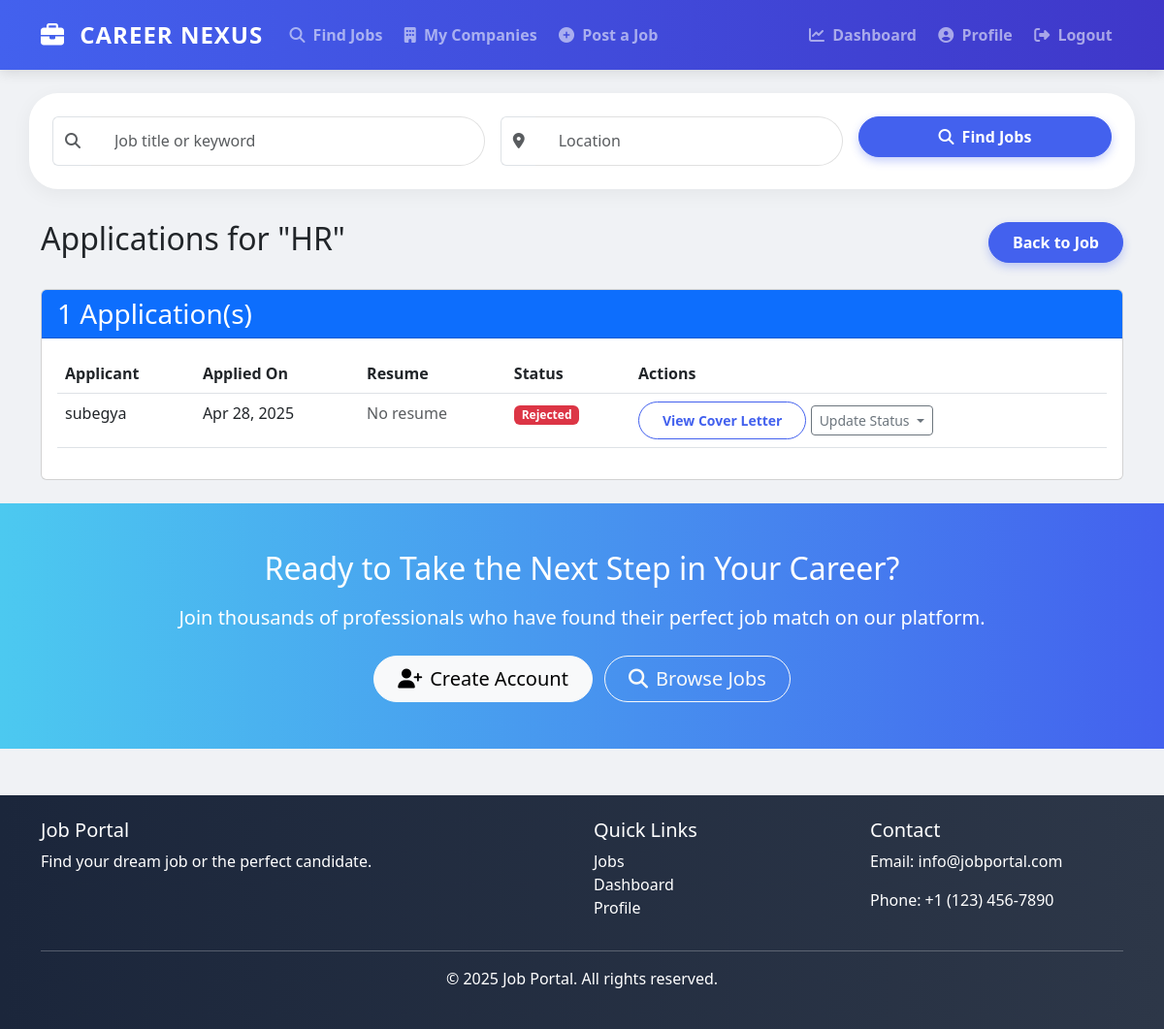
The app's page /jobs/3/applications/ (signed in), older data.
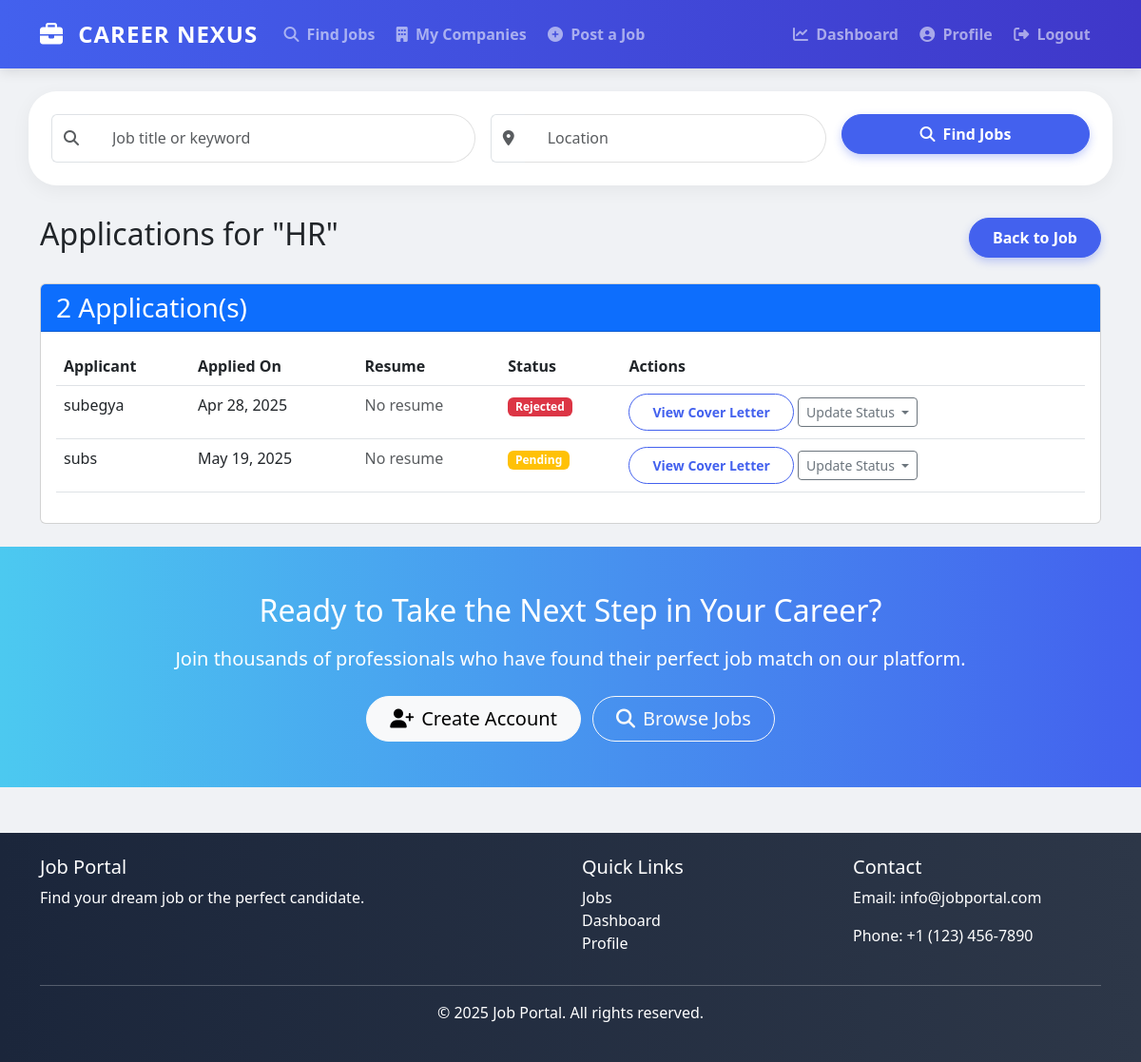
The same page, newer data.
### jobs/models.py (models this page shows, shortened)
class Job(models.Model):
    JOB_TYPE_CHOICES = [
        ('full_time', 'Full Time'),
        ('part_time', 'Part Time'),
        ('contract', 'Contract'),
        ('internship', 'Internship'),
        ('remote', 'Remote'),
    ]
    title = models.CharField(max_length=100)
    company = models.ForeignKey(Company, on_delete=models.CASCADE, related_name='jobs')
    category = models.ForeignKey(Category, on_delete=models.SET_NULL, null=True, related_name='jobs')
    description = models.TextField()
    requirements = models.TextField()
    salary_min = models.IntegerField(blank=True, null=True)
    salary_max = models.IntegerField(blank=True, null=True)
    location = models.CharField(max_length=100)
    job_type = models.CharField(max_length=20, choices=JOB_TYPE_CHOICES)
    posted_by = models.ForeignKey(User, on_delete=models.CASCADE, related_name='posted_jobs')
    created_at = models.DateTimeField(auto_now_add=True)
    deadline = models.DateField()
    is_active = models.BooleanField(default=True)

class Application(models.Model):
    STATUS_CHOICES = [
        ('pending', 'Pending'),
        ('reviewed', 'Reviewed'),
        ('shortlisted', 'Shortlisted'),
        ('rejected', 'Rejected'),
        ('hired', 'Hired'),
    ]
    job = models.ForeignKey(Job, on_delete=models.CASCADE, related_name='applications')
    applicant = models.ForeignKey(User, on_delete=models.CASCADE, related_name='applications')
    cover_letter = models.TextField()
    resume = models.FileField(upload_to='application_resumes/', blank=True, null=True)
    status = models.CharField(max_length=20, choices=STATUS_CHOICES, default='pending')
    applied_at = models.DateTimeField(auto_now_add=True)
    updated_at = models.DateTimeField(auto_now=True)

### jobs/views.py (the view)
# urls.py: path('jobs/<int:job_pk>/applications/', views.manage_applications, name='manage_applications'),
@login_required
def manage_applications(request, job_pk):
    job = get_object_or_404(Job, pk=job_pk, posted_by=request.user)
    applications = job.applications.all()
    return render(request, 'jobs/manage_applications.html', {
        'job': job,
        'applications': applications
    })

### templates/jobs/manage_applications.html (shortened to what this page needs)
{% extends 'base.html' %}
{% block content %}
<div class="d-flex justify-content-between align-items-center mb-4">
    <h2>Applications for "{{ job.title }}"</h2>
    <a href="{% url 'job_detail' job.pk %}" class="btn btn-primary">Back to Job</a>
</div>
{% if applications %}
    <div class="card">
        <div class="card-header bg-primary text-white">
            <h3 class="mb-0">{{ applications.count }} Application(s)</h3>
        </div>
        <div class="card-body">
            <div class="table-responsive">
                <table class="table table-hover">
                    <thead>
                        <tr>
                            <th>Applicant</th>
                            <th>Applied On</th>
                            <th>Resume</th>
                            <th>Status</th>
                            <th>Actions</th>
                        </tr>
                    </thead>
                    <tbody>
                        {% for application in applications %}
                            <tr>
                                <td>{{ application.applicant.username }}</td>
                                <td>{{ application.applied_at|date:"M d, Y" }}</td>
                                <td>
                                    {% if application.resume %}
                                        <a href="{{ application.resume.url }}" target="_blank" class="btn btn-sm btn-outline-primary">View Resume</a>
                                    {% else %}
                                        <span class="text-muted">No resume</span>
                                    {% endif %}
                                </td>
                                <td>
                                    {% if application.status == 'pending' %}
                                        <span class="badge bg-warning">Pending</span>
                                    {% elif application.status == 'reviewed' %}
                                        <span class="badge bg-info">Reviewed</span>
                                    {% elif application.status == 'shortlisted' %}
                                        <span class="badge bg-primary">Shortlisted</span>
                                    {% elif application.status == 'rejected' %}
                                        <span class="badge bg-danger">Rejected</span>
                                    {% elif application.status == 'hired' %}
                                        <span class="badge bg-success">Hired</span>
                                    {% endif %}
                                </td>
                                <td>
                                    <button class="btn btn-sm btn-outline-primary" type="button" data-bs-toggle="collapse" data-bs-target="#coverLetter{{ application.id }}">
                                        View Cover Letter
                                    </button>
                                    <div class="dropdown d-inline-block">
                                        <button class="btn btn-sm btn-outline-secondary dropdown-toggle" type="button" data-bs-toggle="dropdown">
                                            Update Status
                                        </button>
                                    </div>
                                </td>
                            </tr>
                        {% endfor %}
                    </tbody>
                </table>
            </div>
        </div>
    </div>
{% else %}
    <div class="alert alert-info">
        <p>No applications have been submitted for this job yet.</p>
    </div>
{% endif %}
{% endblock %}

### templates/base.html (shortened to what this page needs)
<!DOCTYPE html>
<html lang="en">
<head>
    <link href="https://cdn.jsdelivr.net/npm/bootstrap@5.3.0-alpha1/dist/css/bootstrap.min.css" rel="stylesheet">
    <link href="https://cdnjs.cloudflare.com/ajax/libs/font-awesome/6.4.0/css/all.min.css" rel="stylesheet">
</head>
<body>
    <nav class="navbar navbar-expand-lg navbar-dark mb-4">
        <div class="container">
            <a class="navbar-brand" href="{% url 'job_list' %}">
                <i class="fas fa-briefcase me-2"></i> Career Nexus
            </a>
            <div class="collapse navbar-collapse" id="navbarNav">
                <ul class="navbar-nav me-auto">
                    <li class="nav-item">
                        <a class="nav-link" href="{% url 'job_list' %}">
                            <i class="fas fa-search me-1"></i> Find Jobs
                        </a>
                    </li>
                    {% if user.is_authenticated %}
                        {% if user.profile.is_employer %}
                            <li class="nav-item">
                                <a class="nav-link" href="{% url 'company_list' %}">
                                    <i class="fas fa-building me-1"></i> My Companies
                                </a>
                            </li>
                            <li class="nav-item">
                                <a class="nav-link" href="{% url 'job_create' %}">
                                    <i class="fas fa-plus-circle me-1"></i> Post a Job
                                </a>
                            </li>
                        {% endif %}
                    {% endif %}
                </ul>
                <ul class="navbar-nav">
                    {% if user.is_authenticated %}
                        <li class="nav-item">
                            <a class="nav-link" href="{% url 'dashboard' %}">
                                <i class="fas fa-chart-line me-1"></i> Dashboard
                            </a>
                        </li>
                        <li class="nav-item">
                            <a class="nav-link" href="{% url 'profile' %}">
                                <i class="fas fa-user-circle me-1"></i> Profile
                            </a>
                        </li>
                        <li class="nav-item">
                            <a class="nav-link" href="{% url 'logout' %}">
                                <i class="fas fa-sign-out-alt me-1"></i> Logout
                            </a>
                        </li>
                    {% endif %}
                </ul>
            </div>
        </div>
    </nav>
    {% block search %}
    <div class="container search-bar animated">
        <form method="get" action="{% url 'job_list' %}">
            <div class="row g-3">
                <div class="col-md-5">
                    <div class="input-group">
                        <span class="input-group-text bg-white border-end-0">
                            <i class="fas fa-search text-muted"></i>
                        </span>
                        <input type="text" name="q" class="form-control search-input border-start-0" placeholder="Job title or keyword" value="{{ request.GET.q }}">
                    </div>
                </div>
                <div class="col-md-4">
                    <div class="input-group">
                        <span class="input-group-text bg-white border-end-0">
                            <i class="fas fa-map-marker-alt text-muted"></i>
                        </span>
                        <input type="text" name="location" class="form-control search-input border-start-0" placeholder="Location" value="{{ request.GET.location }}">
                    </div>
                </div>
                <div class="col-md-3">
                    <button type="submit" class="btn btn-primary w-100">
                        <i class="fas fa-search me-2"></i>Find Jobs
                    </button>
                </div>
            </div>
        </form>
    </div>
    {% endblock %}
    <div class="container mb-4">
        {% block content %}{% endblock %}
    </div>
    <div class="container-fluid py-5 text-white animated" style="background: linear-gradient(to right, var(--accent-color), var(--primary-color));">
        <div class="container text-center">
            <h2 class="mb-3">Ready to Take the Next Step in Your Career?</h2>
            <p class="lead mb-4">Join thousands of professionals who have found their perfect job match on our platform.</p>
            <a href="{% url 'register' %}" class="btn btn-light btn-lg rounded-pill px-4 me-2">
                <i class="fas fa-user-plus me-2"></i>Create Account
            </a>
            <a href="{% url 'job_list' %}" class="btn btn-outline-light btn-lg rounded-pill px-4">
                <i class="fas fa-search me-2"></i>Browse Jobs
            </a>
        </div>
    </div>
    <footer class="bg-dark text-white py-4 mt-5">
        <div class="container">
            <div class="row">
                <div class="col-md-6">
                    <h5>Job Portal</h5>
                    <p>Find your dream job or the perfect candidate.</p>
                </div>
                <div class="col-md-3">
                    <h5>Quick Links</h5>
                    <ul class="list-unstyled">
                        <li><a href="{% url 'job_list' %}" class="text-white">Jobs</a></li>
                        {% if user.is_authenticated %}
                            <li><a href="{% url 'dashboard' %}" class="text-white">Dashboard</a></li>
                            <li><a href="{% url 'profile' %}" class="text-white">Profile</a></li>
                        {% else %}
                            <li><a href="{% url 'login' %}" class="text-white">Login</a></li>
                            <li><a href="{% url 'register' %}" class="text-white">Register</a></li>
                        {% endif %}
                    </ul>
                </div>
                <div class="col-md-3">
                    <h5>Contact</h5>
                    <address>
                        <p>Email: info@jobportal.com</p>
                        <p>Phone: +1 (123) 456-7890</p>
                    </address>
                </div>
            </div>
            <hr>
            <div class="text-center">
                <p>&copy; {% now "Y" %} Job Portal. All rights reserved.</p>
            </div>
        </div>
    </footer>
</body>
</html>

### templates/base.html (style rules this page uses)
:root { --primary-color: #4361ee; --secondary-color: #3f37c9; --accent-color: #4cc9f0; --dark-color: #1b263b; --light-color: #f8f9fa; }
body { font-family: 'Segoe UI', Tahoma, Geneva, Verdana, sans-serif; background-color: #f0f2f5; }
.navbar { background: linear-gradient(to right, var(--primary-color), var(--secondary-color)); box-shadow: 0 4px 12px rgba(0,0,0,0.1); padding: 0.8rem 1rem; }
.navbar-brand { font-weight: 700; font-size: 1.5rem; text-transform: uppercase; letter-spacing: 1px; }
.nav-link { font-weight: 600; position: relative; padding: 0.5rem 1rem; margin: 0 0.2rem; transition: all 0.3s ease; }
.nav-link:after { content: ''; position: absolute; width: 0; height: 2px; bottom: 0; left: 50%; background-color: white; transition: all 0.3s ease; transform: translateX(-50%); }
.btn-primary { background-color: var(--primary-color); border-color: var(--primary-color); border-radius: 30px; padding: 0.5rem 1.5rem; font-weight: 600; box-shadow: 0 4px 10px rgba(67, 97, 238, 0.3); }
.btn-outline-primary { color: var(--primary-color); border-color: var(--primary-color); border-radius: 30px; padding: 0.5rem 1.5rem; font-weight: 600; }
.search-bar { border-radius: 30px; padding: 1.5rem; background-color: white; box-shadow: 0 5px 20px rgba(0,0,0,0.05); margin-bottom: 2rem; }
.search-input { border-radius: 30px; border: 1px solid #e0e0e0; padding: 0.8rem 1.5rem; box-shadow: none; }
footer { background: linear-gradient(to right, var(--dark-color), #2d3748); color: white; padding: 3rem 0; margin-top: 4rem; }
footer a { color: var(--light-color); transition: color 0.3s; text-decoration: none; }
.animated { animation: fadeIn 0.6s ease forwards; }

Row changes from the older to the newer data that the page shows:
added Application: applicant.username "subs", applied_at "May 19, 2025", resume "No resume", status "Pending"
Text that changed along with them:
{{ applications.count }}: "1" → "2"
